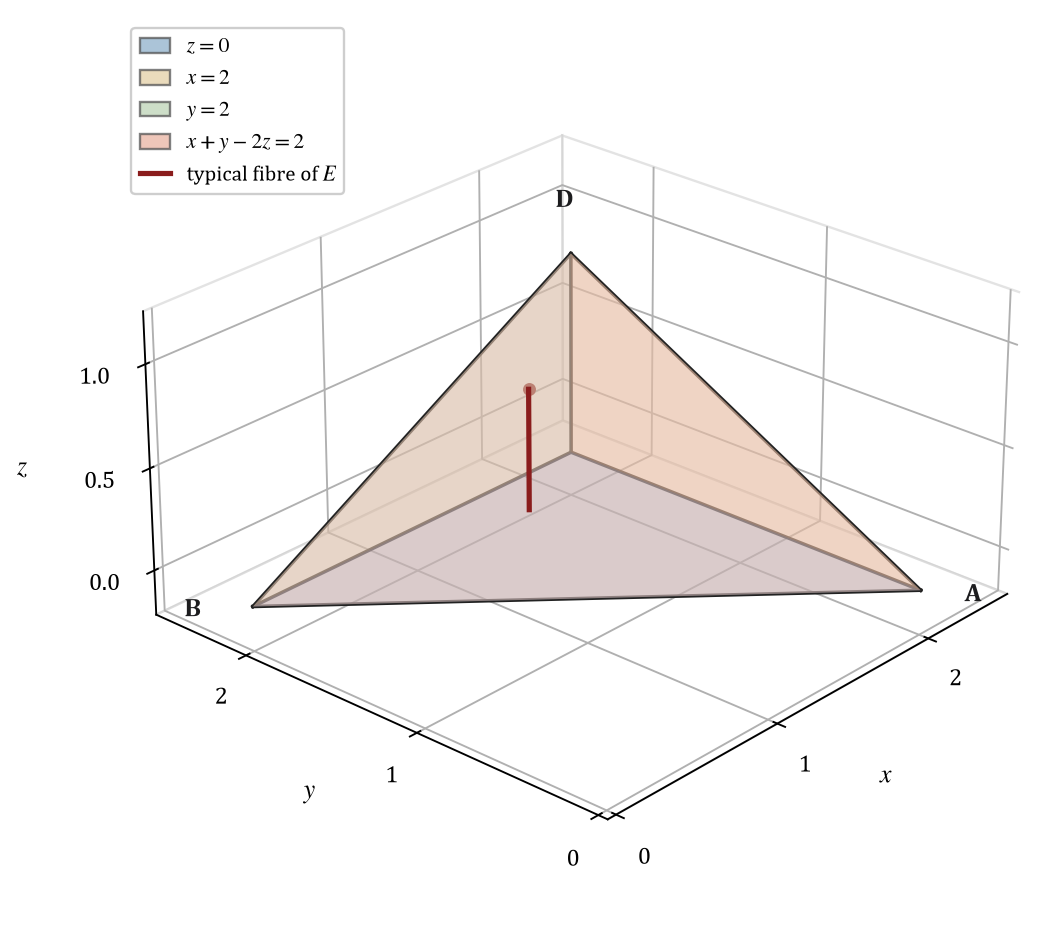

The script that saved this image:
"""Draw the tetrahedron bounded by x = 2, y = 2, z = 0, and x + y - 2*z = 2.

Each of the four faces is a translucent panel with bold edges. A legend names
the four planes, and one vertical fibre shows the inner z-limits of the order
dz dy dx.
"""

import base64

import matplotlib
import numpy as np
from matplotlib.patches import Patch
from mpl_toolkits.mplot3d.art3d import Poly3DCollection

matplotlib.use("Agg")
import matplotlib.pyplot as plt

plt.rcParams.update({
    "font.family": "serif",
    "font.serif": ["Cambria", "Times New Roman", "DejaVu Serif"],
    "mathtext.fontset": "stix",
    "font.size": 10,
    "axes.labelsize": 11,
})

vertex_a = np.array([2.0, 0.0, 0.0])
vertex_b = np.array([0.0, 2.0, 0.0])
vertex_c = np.array([2.0, 2.0, 0.0])
vertex_d = np.array([2.0, 2.0, 1.0])

figure = plt.figure(figsize=(7.4, 5.6))
axes = figure.add_subplot(111, projection="3d")

legend_handles = []
faces = [
    ([vertex_a, vertex_b, vertex_c], "#8fb0cc", 0.42, r"$z = 0$"),
    ([vertex_a, vertex_c, vertex_d], "#e3cfa6", 0.36, r"$x = 2$"),
    ([vertex_b, vertex_c, vertex_d], "#bdd3b6", 0.36, r"$y = 2$"),
    ([vertex_a, vertex_b, vertex_d], "#e9b3a2", 0.42, r"$x+y-2z = 2$"),
]
for corners, color, alpha, name in faces:
    panel = Poly3DCollection([corners], facecolor=color, edgecolor="none", alpha=alpha)
    axes.add_collection3d(panel)
    legend_handles.append(Patch(facecolor=color, edgecolor="#555555", alpha=0.75, label=name))

edges = [
    (vertex_a, vertex_b), (vertex_b, vertex_c), (vertex_c, vertex_a),
    (vertex_a, vertex_d), (vertex_b, vertex_d), (vertex_c, vertex_d),
]
for start, end in edges:
    axes.plot(*zip(start, end), color="#222222", linewidth=1.5)

fibre_x, fibre_y = 1.45, 1.75
fibre_top = (fibre_x + fibre_y - 2.0) / 2.0
axes.plot([fibre_x, fibre_x], [fibre_y, fibre_y], [0.0, fibre_top],
          color="#8a1c1c", linewidth=2.2, zorder=10)
axes.scatter([fibre_x], [fibre_y], [fibre_top], color="#8a1c1c", s=20, depthshade=False)

label_style = {"fontsize": 11, "fontweight": "bold", "color": "#1c1c1e", "ha": "center"}
axes.text(2.16, -0.16, -0.06, "A", **label_style)
axes.text(-0.18, 2.18, -0.04, "B", **label_style)
axes.text(2.20, 2.22, 1.10, "D", **label_style)

fibre_handle = plt.Line2D([], [], color="#8a1c1c", linewidth=2.2, label="typical fibre of $E$")
axes.legend(handles=legend_handles + [fibre_handle], loc="upper left", fontsize=9,
            frameon=True, framealpha=0.95, edgecolor="#cccccc", handlelength=1.4)

axes.set_xlabel(r"$x$", labelpad=8)
axes.set_ylabel(r"$y$", labelpad=8)
axes.set_zlabel(r"$z$", labelpad=8)
axes.set_xlim(-0.05, 2.55)
axes.set_ylim(-0.05, 2.55)
axes.set_zlim(-0.22, 1.25)
axes.set_xticks([0.0, 1.0, 2.0])
axes.set_yticks([0.0, 1.0, 2.0])
axes.set_zticks([0.0, 0.5, 1.0])
axes.set_box_aspect((1.0, 1.0, 0.55))
axes.view_init(elev=26, azim=-138)
for pane in (axes.xaxis.pane, axes.yaxis.pane, axes.zaxis.pane):
    pane.set_facecolor((1.0, 1.0, 1.0, 0.0))
    pane.set_edgecolor("#c8c8c8")

figure.tight_layout()
output_path = "part1_figure1.png"
figure.savefig(output_path, dpi=170, bbox_inches="tight", facecolor="white")
with open(output_path, "rb") as image_file:
    encoded = base64.b64encode(image_file.read()).decode("ascii")
with open("part1_figure1.b64.txt", "w", encoding="ascii") as text_file:
    text_file.write(encoded)
print(f"saved {output_path} and part1_figure1.b64.txt ({len(encoded)} base64 characters)")
